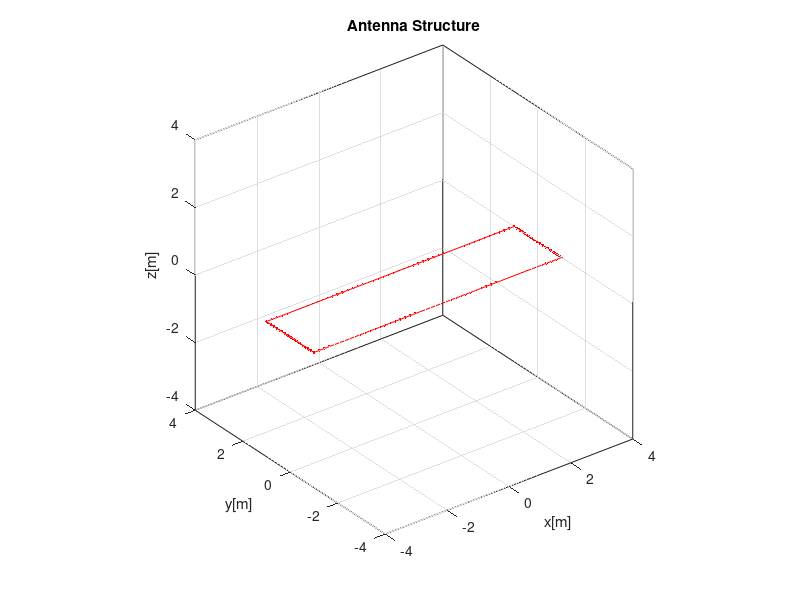

Source code (MATLAB):
clear all; close all; clc;
N  = 200;
Nf = floor(N/4);
W = 4;
L = 1;
xn1=-1; xp1=1;
yn1=-1; yp1=1;
z0 = zeros(Nf,1);
A2Bx = W.*xn1.*ones(Nf,1);          A2By = L.*linspace(yp1,yn1,Nf)';
B2Cx = W.*linspace(xn1,xp1,Nf)';    B2Cy = L.*yn1*ones(Nf,1);
C2Dx = W.*xp1*ones(Nf,1);           C2Dy = L.*linspace(yn1,yp1,Nf)';
D2Ax = W.*linspace(xp1,xn1,Nf)';    D2Ay = L.*yp1.*ones(Nf,1);
Source = [ A2Bx, A2By, z0;
           B2Cx, B2Cy, z0;
           C2Dx, C2Dy, z0;
           D2Ax, D2Ay, z0;];
%A11 = ones(floor(N/4),1);
%A1n = linspace(1,-1,floor(N/4))';
%Ann = -1*ones(floor(N/4),1);
%An1 = linspace(-1,1,floor(N/4))';
%z0 = zeros(floor(N/4),1);
%cI=2;
%Source = [A11,An1,z0;
%          A1n,A11,z0;
%          Ann,A1n,z0;
%          An1,Ann,z0];
      
%% Plot Antenna (Structure)
figure(1)
    H=plot3(Source(:,1),Source(:,2),Source(:,3),'.-r');
    xlabel('x[m]'); ylabel('y[m]'); zlabel('z[m]');
    title('Antenna Structure');
    axis tight; grid on; box on; axis equal;